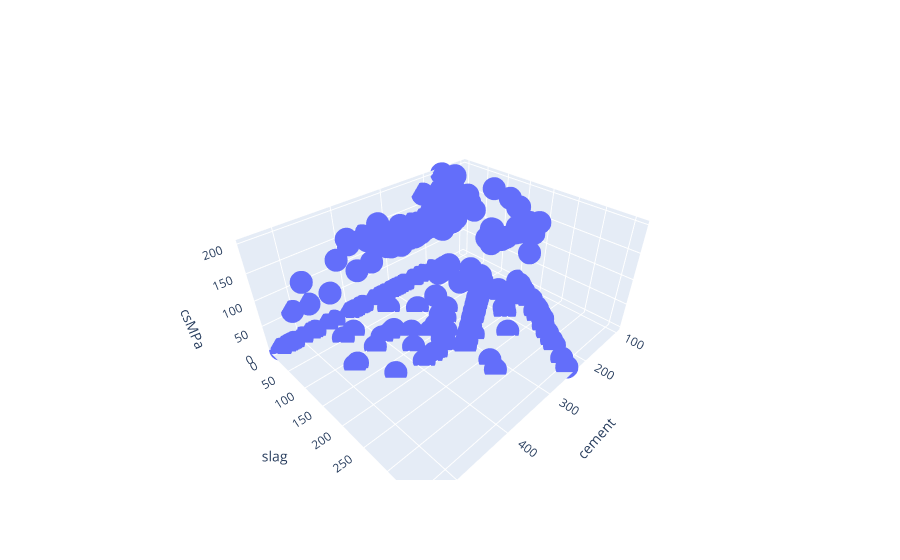

The cell this chart's notebook holds for it:
### Markdown cell above
# Other plotting options

- Plotly creates interactive plots for exploring data results. While the syntax makes it slightly harder to get quick results for data exploration, it creates a much more intuitive interface to explore and present the data. It is particularly useful for exploring 3-D scatter plots
- Pandas Profiling quickly generates plots of distributions, correlations, and other useful visualizations with just one line of code. If you are presented with a new dataset, this is a great option to get started exploring

### Code cell
# Plotly interactive 3-D plot
x = df['cement']
y = df['slag']
z = df['flyash']

fig = go.Figure(data=[go.Scatter3d(x=x, y=y, z=z,
                                   mode='markers')])

fig.update_layout(scene = dict(
                    xaxis_title='cement',
                    yaxis_title='slag',
                    zaxis_title='csMPa'))

fig.show()

### Figure 1 — Plotly figure (JSON) as saved in the notebook; plotly's stock layout.template omitted (floating-point values rounded to 4 significant figures; data arrays with more than 128 entries replaced by an {"elided": "..."} marker saying what was removed)
{"data": [{"mode": "markers", "type": "scatter3d", "x": {"elided": "1030 float values"}, "y": {"elided": "1030 float values"}, "z": {"elided": "1030 float values"}}], "layout": {"scene": {"xaxis": {"title": {"text": "cement"}}, "yaxis": {"title": {"text": "slag"}}, "zaxis": {"title": {"text": "csMPa"}}}}}
